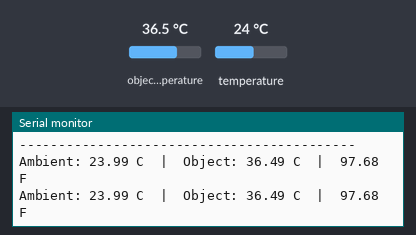
The sketch below on a simulated ESP32-C3. On the bench: the last lines printed to the serial monitor. The inputs (shaded band) are chosen by the test bench; at power-on: object temperature 36.5 °C, temperature 24 °C.

Above: at 1.2 s.
1.3 s: object temperature set to 20 °C
At 2.5 s:
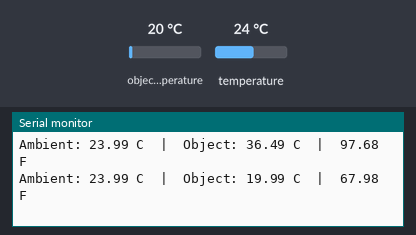
2.8 s: temperature set to 12 °C
At 3.3 s:
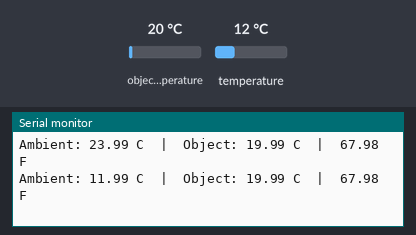
4.3 s: object temperature set to 26 °C
At 5.8 s:
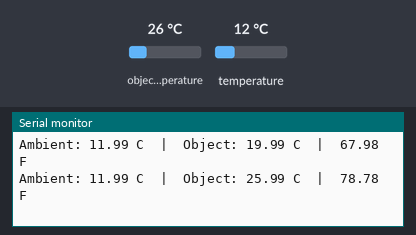
Timing chart, 0 to 7.3 s (numbered marks = the images above; inputs shaded):
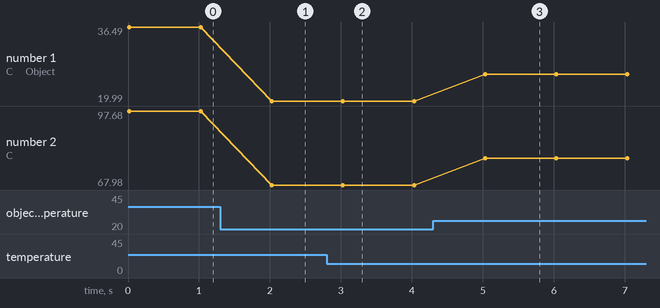

Measured:
- after the input at 1.3 s, the serial monitor: prints a new line after 0.73 s (image 1)
- after the input at 2.8 s, the serial monitor: prints a new line after 0.23 s (image 2)
- after the input at 4.3 s, the serial monitor: prints a new line after 0.73 s (image 3)
- plotted number 1: 36.49 → 19.99 after the input at 1.3 s, 19.99 → 25.99 after the input at 4.3 s
- plotted number 2: 97.68 → 67.98 after the input at 1.3 s, 67.98 → 78.78 after the input at 4.3 s

The sketch:

gy906_test.ino
```cpp
/*
 * Test GY-906 (MLX90614) — ESP32-C3
 * SDA: GPIO8  |  SCL: GPIO9
 * Library: Adafruit MLX90614 Library
 */

#include <Wire.h>
#include <Adafruit_MLX90614.h>

#define SDA_PIN 8
#define SCL_PIN 9

Adafruit_MLX90614 mlx;

void setup() {
  Serial.begin(115200);
  unsigned long t0 = millis();
  while (!Serial && millis() - t0 < 2000) delay(10);

  Wire.begin(SDA_PIN, SCL_PIN);
  Wire.setTimeout(100);   // cegah hang jika tidak ada device

  Serial.println("=== Test GY-906 (MLX90614) ===");

  // I2C scan — cek apakah ada device sebelum init MLX
  Serial.print("I2C scan: ");
  uint8_t found = 0;
  for (uint8_t a = 1; a < 127; a++) {
    Wire.beginTransmission(a);
    if (Wire.endTransmission() == 0) {
      Serial.printf("0x%02X ", a);
      found++;
    }
  }
  Serial.printf("(%d device)\n", found);

  if (!mlx.begin(0x5A, &Wire)) {
    Serial.println("[ERROR] MLX90614 tidak terdeteksi! Cek wiring SDA=8 SCL=9.");
    while (1) {
      Serial.println(">> tunggu sensor...");
      delay(2000);
    }
  }

  Serial.println("[OK] MLX90614 terhubung");
  Serial.println("Ambient (C) | Object (C) | Object (F)");
  Serial.println("-------------------------------------------");
}

void loop() {
  float ambient = mlx.readAmbientTempC();
  float object  = mlx.readObjectTempC();
  float objectF = mlx.readObjectTempF();

  Serial.printf("Ambient: %.2f C  |  Object: %.2f C  |  %.2f F\n",
                ambient, object, objectF);

  delay(1000);
}
```
